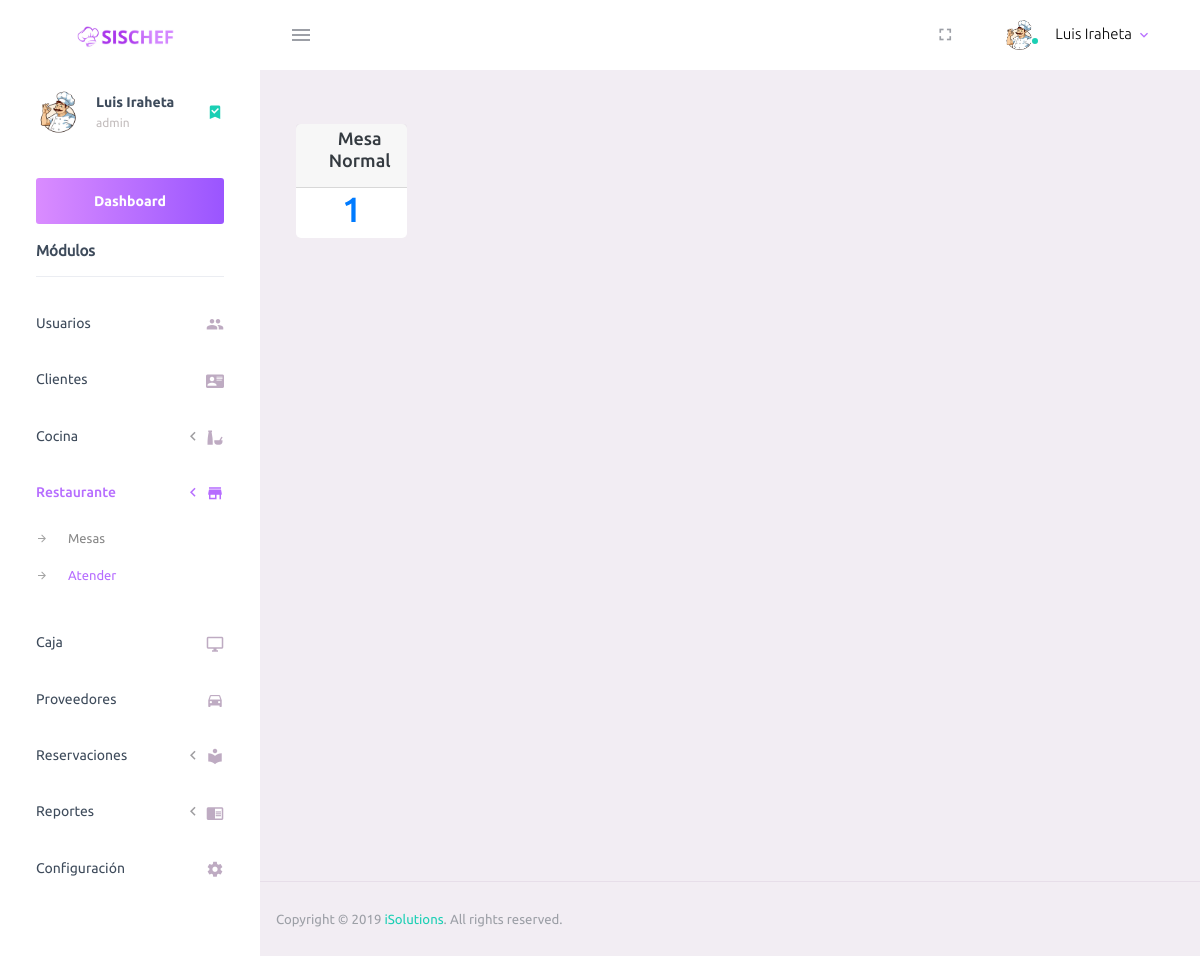
The app's page /admin/atencion.php (signed in), older data.
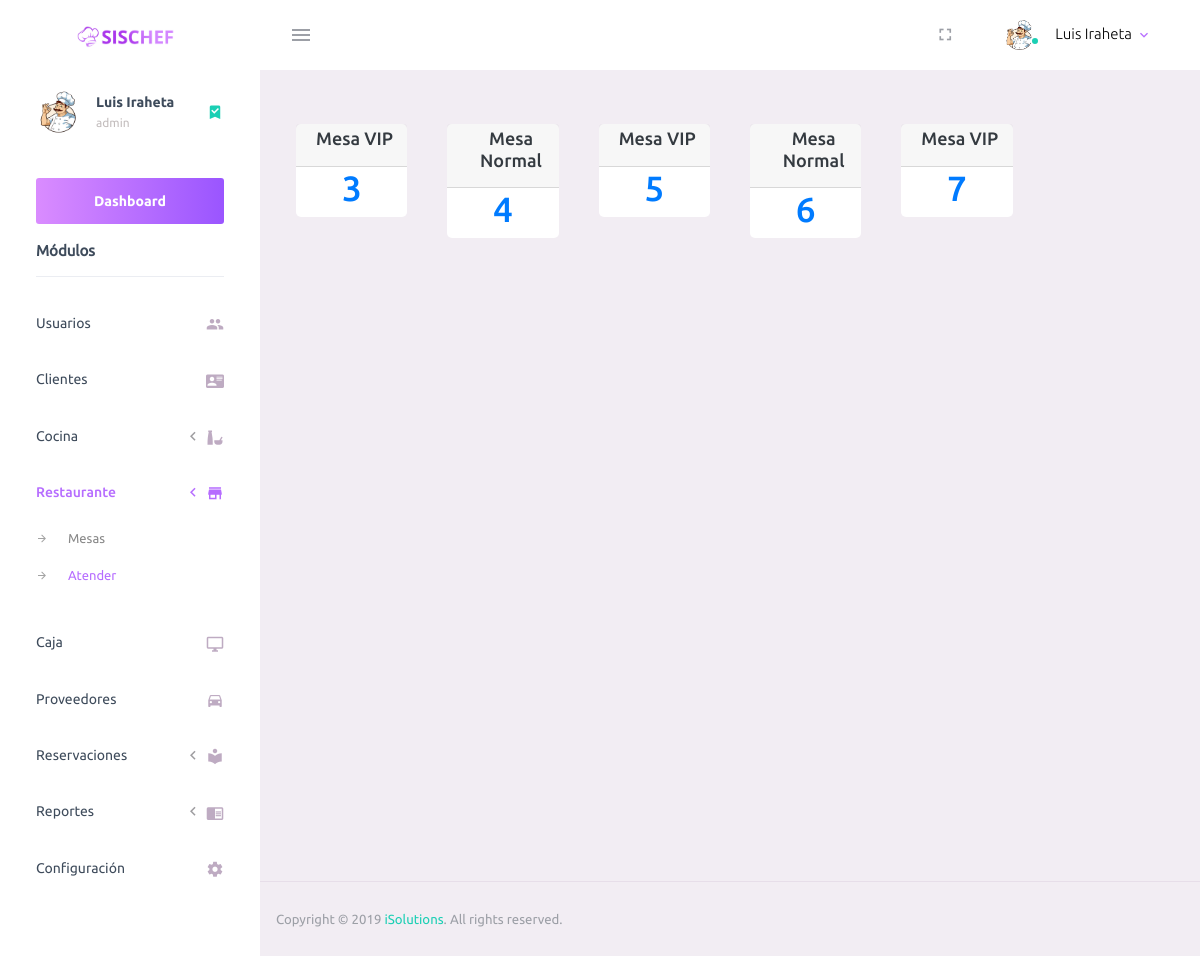
The same page, newer data.
### tables this page shows
CREATE TABLE `mesas` (
  `id` int(11) NOT NULL,
  `tipo` smallint(6) NOT NULL,
  `capacidad` smallint(6) NOT NULL,
  `estado` smallint(6) NOT NULL
);

### admin/atencion.php (the view, shortened to what this page needs)
<?php include_once("./template/_header.php");?>
<div class="main-panel">
    <div class="content-wrapper">
        <div class="row">
        <?php
			$cos = "SELECT id,tipo FROM mesas WHERE estado=0";
			$ejecutarcos = $conexion->query($cos);
            while ($reg2 = $ejecutarcos->fetch_assoc()) {?>
                <div class="col-md-2" style="padding-top:10px !important;">
                    <div class="card card-default">
                        <div class="card-header text-center header-sm" style="padding:0.25rem 0.25rem !important;">
                            <div class="d-flex align-items-center">
                                <div class="wrapper d-flex align-items-center">
                                    <h2 class="card-title ml-3">Mesa <?php echo $retVal = ($reg2["tipo"]==1) ? "Normal" : "VIP" ; ?></h2>
                                </div>
                            </div>
                        </div>
                        <div class="card-body" style="padding:0.0 !important;">
                            <div class="text-center">
                            <a style="text-decoration:none;" href="./atencion_detalle.php?m=<?php echo $reg2["id"]; ?>">
                                <h1><?php echo $reg2["id"]; ?></h1>
                            </a>
                            </div>
                        </div>
                    </div>
                </div>
                <?php } ?>
        </div>
    </div>
<?php  include_once("./template/_footer.php") ?>

Row changes from the older to the newer data that the page shows:
no longer on this page (row edited): mesas: tipo "Normal", id "1"
added mesas: tipo "VIP", id "3"
added mesas: tipo "Normal", id "4"
added mesas: tipo "VIP", id "5"
added mesas: tipo "Normal", id "6"
added mesas: tipo "VIP", id "7"
